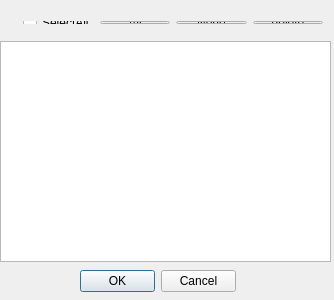
<?xml version="1.0" encoding="UTF-8"?>
<ui version="4.0">
 <class>FunctionContainer</class>
 <widget class="QDialog" name="FunctionContainer">
  <property name="geometry">
   <rect>
    <x>0</x>
    <y>0</y>
    <width>334</width>
    <height>300</height>
   </rect>
  </property>
  <property name="windowTitle">
   <string>FunctionContainer</string>
  </property>
  <widget class="QListWidget" name="listWidget">
   <property name="geometry">
    <rect>
     <x>0</x>
     <y>41</y>
     <width>331</width>
     <height>221</height>
    </rect>
   </property>
  </widget>
  <widget class="QDialogButtonBox" name="buttonBox">
   <property name="geometry">
    <rect>
     <x>80</x>
     <y>270</y>
     <width>156</width>
     <height>23</height>
    </rect>
   </property>
   <property name="standardButtons">
    <set>QDialogButtonBox::Cancel|QDialogButtonBox::Ok</set>
   </property>
  </widget>
  <widget class="QWidget" name="layoutWidget">
   <property name="geometry">
    <rect>
     <x>12</x>
     <y>10</y>
     <width>322</width>
     <height>25</height>
    </rect>
   </property>
   <layout class="QHBoxLayout" name="horizontalLayout">
    <item>
     <widget class="QCheckBox" name="checkBox">
      <property name="text">
       <string>SelectAll</string>
      </property>
     </widget>
    </item>
    <item>
     <widget class="QPushButton" name="Button1">
      <property name="text">
       <string>All</string>
      </property>
     </widget>
    </item>
    <item>
     <widget class="QPushButton" name="Button2">
      <property name="text">
       <string>None</string>
      </property>
     </widget>
    </item>
    <item>
     <widget class="QPushButton" name="Button3">
      <property name="text">
       <string>delete</string>
      </property>
     </widget>
    </item>
   </layout>
  </widget>
 </widget>
 <layoutdefault spacing="6" margin="11"/>
 <resources/>
 <connections>
  <connection>
   <sender>Button1</sender>
   <signal>clicked()</signal>
   <receiver>FunctionContainer</receiver>
   <slot>AllButtonClicked()</slot>
   <hints>
    <hint type="sourcelabel">
     <x>133</x>
     <y>22</y>
    </hint>
    <hint type="destinationlabel">
     <x>166</x>
     <y>149</y>
    </hint>
   </hints>
  </connection>
  <connection>
   <sender>Button2</sender>
   <signal>clicked()</signal>
   <receiver>FunctionContainer</receiver>
   <slot>NoneButtonClicked()</slot>
   <hints>
    <hint type="sourcelabel">
     <x>214</x>
     <y>22</y>
    </hint>
    <hint type="destinationlabel">
     <x>166</x>
     <y>149</y>
    </hint>
   </hints>
  </connection>
  <connection>
   <sender>Button3</sender>
   <signal>clicked()</signal>
   <receiver>FunctionContainer</receiver>
   <slot>DeleteButtonClicked()</slot>
   <hints>
    <hint type="sourcelabel">
     <x>295</x>
     <y>22</y>
    </hint>
    <hint type="destinationlabel">
     <x>166</x>
     <y>149</y>
    </hint>
   </hints>
  </connection>
  <connection>
   <sender>checkBox</sender>
   <signal>stateChanged(int)</signal>
   <receiver>FunctionContainer</receiver>
   <slot>OnStateChanged(int)</slot>
   <hints>
    <hint type="sourcelabel">
     <x>51</x>
     <y>21</y>
    </hint>
    <hint type="destinationlabel">
     <x>166</x>
     <y>149</y>
    </hint>
   </hints>
  </connection>
 </connections>
</ui>
